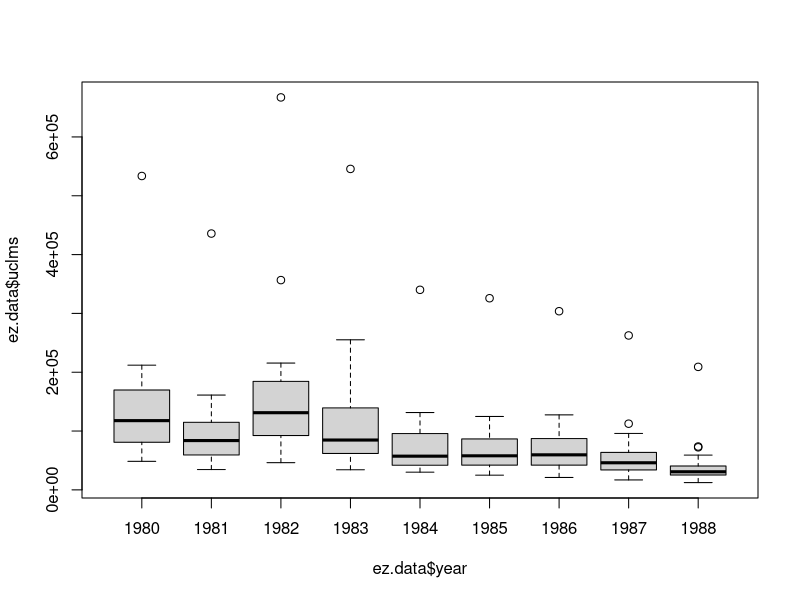
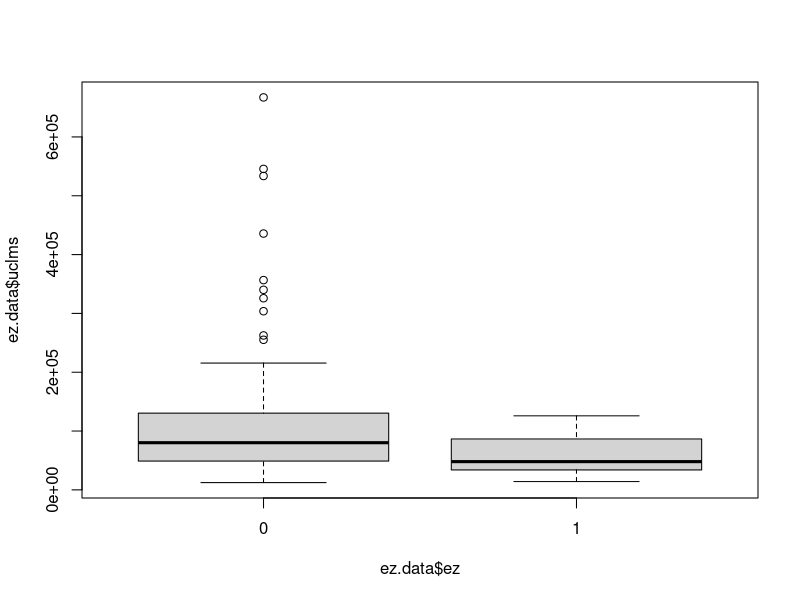

The R source for these figures, in order:
#### FD estimator #### 
#
# 
# 
# 
#
#
### Example 13.8: Based on Wooldridge: Introductory econometrics, 
#    
#   Effect of Enterprise Zones on Unemployment Claims
#   
#
# Data
rm(list=ls())
ez.data <- read.csv('ezunem.csv')
#
# Model data:
#
# ez       - binary, = 1 if city has EZ at given year
# d81      - binary, = 1 if year == 1981
# .....
# d88      - binary, = 1 if year == 1988
# uclms    - unemployment claims
# guclms   - log-difference: log(uclms(t)) - log(uclms(t-1))
# cez      - delta(ez) = ez(t) - ez(t-1)
# city     - city identifier, 1 to 22
#
boxplot(ez.data$uclms ~ ez.data$year)
boxplot(ez.data$uclms ~ ez.data$ez)
#
#
# First, we ignore the unobserved (individual and time) effects: 
#
lm.1 <- lm(log(uclms) ~ ez, data = ez.data)
summary(lm.1)
#
# Second, we may include the time effects:
lm.2 <- lm(log(uclms) ~ ez +d81 +d82 +d83 +d84 +d85 +d86 +d87 +d88, data = ez.data)
summary(lm.2)
#
# For panel data, we use the {plm} package
#
require(plm) # install.packages("plm")
#
?plm
# Pooled regression
pool.fit <- plm(log(uclms) ~ ez +d81 +d82 +d83 +d84 +d85 +d86 +d87 +d88, data = ez.data, 
            index=c('city','year'),
            model='pooling')
summary(pool.fit)
#
# This may be compared to the lm.2 model
summary(lm.2)
#
# FD estimator - we take into account the individual effects
# ... individual effects are assumed constant over time,
# ... individual effect get eliminated by first differences (FD estimator)
#
FD.fit <- plm(log(uclms) ~ ez +d82 +d83 +d84 +d85 +d86 +d87 +d88, data = ez.data, 
                index=c('city','year'),
                model='fd',
                effect='individual')
summary(FD.fit)
# The effect of establishing an Economic zone may be calculated as
100*(exp(coefficients(FD.fit)[2])-1) # results is in percentage points
#
# Test for ar(1) in residuals
#
?pwfdtest
# Estimation follows textbook, but
# should we actually use FE or FD approach?
pwfdtest(FD.fit, h0="fe") # serial correlation in FE-errors tested
# H0 rejected, turn attention back to FD:
#
# Observations may be clustered by "group" ("time") 
# to account for serial (cross-sectional) correlation.
pwfdtest(FD.fit, h0="fd", cluster="group") # serial correlation tested
pwfdtest(FD.fit, h0="fd", cluster="time")  # CS correlation tested
#
library(lmtest)
library(car)
# robust significance test, cluster by group
coeftest(FD.fit, vcov.=function(x) vcovHC(x, method="arellano", type="HC1"))
